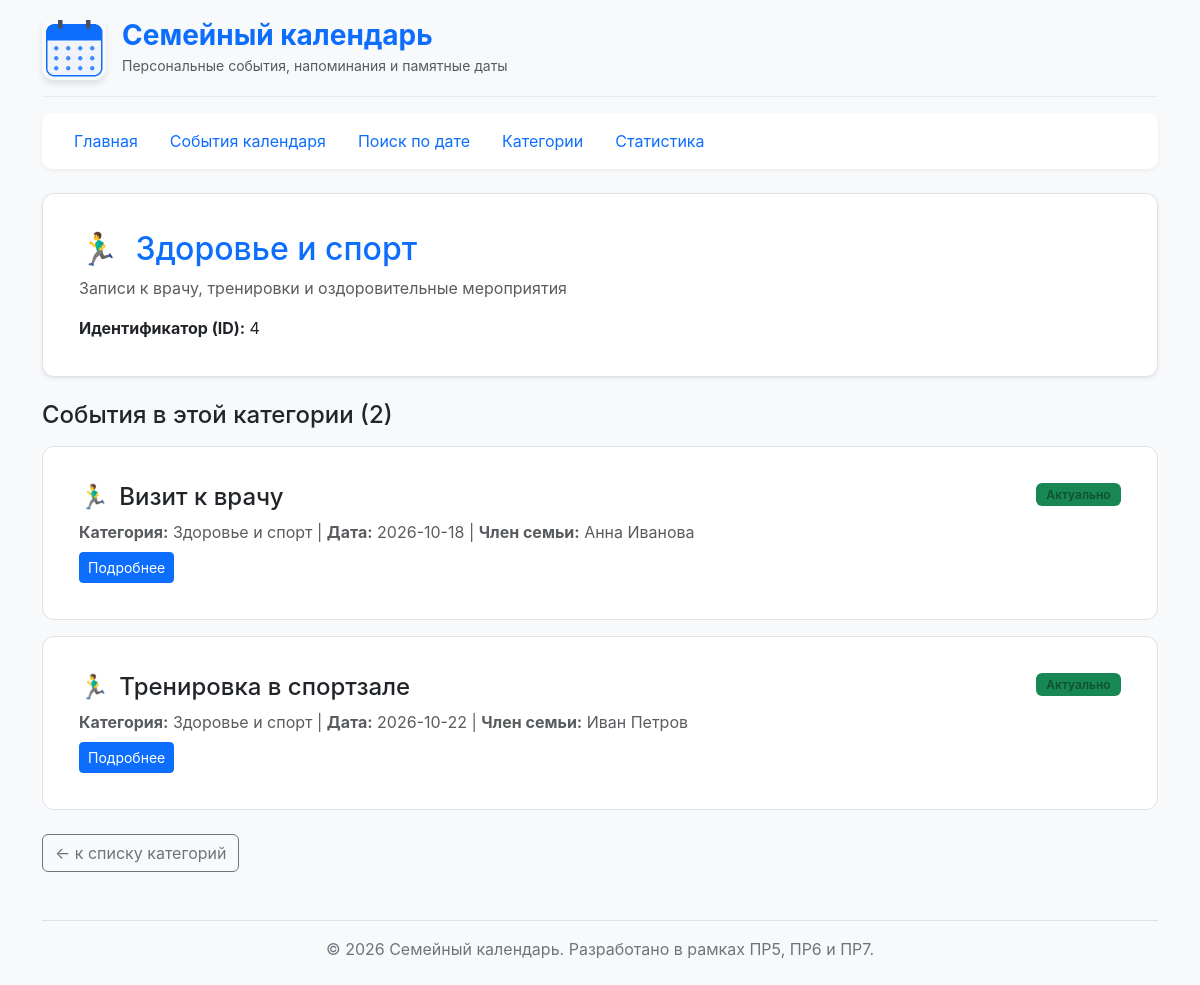
Screenshot of /categories/4/ with the database file from the repository.
### categories/views.py (the view)
# urls.py: path("<int:category_id>/", views.category_detail, name="detail"),
def category_detail(request, category_id):
    conn = get_connection()
    category = conn.execute("""
        SELECT id, name, description, icon
        FROM categories
        WHERE id = ?;
    """, [category_id]).fetchone()
    category_events = []
    if category is not None:
        category_events = conn.execute("""
            SELECT
                events.id,
                events.name,
                events.event_date,
                events.is_completed,
                categories.name AS category,
                categories.icon AS category_icon,
                users.name AS user_name
            FROM events
            JOIN categories ON events.category_id = categories.id
            JOIN users ON events.user_id = users.id
            WHERE events.category_id = ?
            ORDER BY events.event_date ASC;
        """, [category_id]).fetchall()
    conn.close()
    context = {
        "category": category,
        "events": category_events,
    }
    return render(
        request,
        "categories/category_detail.html",
        context,
        status=404 if category is None else 200,
    )

### db/database.py (called while the page is built)
def get_connection(db_path=None):
    target_path = Path(db_path) if db_path else DB_PATH
    target_path.parent.mkdir(parents=True, exist_ok=True)
    conn = sqlite3.connect(str(target_path))
    conn.execute("PRAGMA foreign_keys = ON")
    conn.row_factory = sqlite3.Row
    return conn

### categories/templates/categories/category_detail.html (shortened to what this page needs)
{% extends "base.html" %}
{% block content %}
{% if category %}
    <div class="card category-card shadow-sm mb-4">
        <div class="card-body">
            <h2 class="card-title text-primary mb-2">
                <span class="me-2">{{ category.icon }}</span>
                {{ category.name|default:"Без названия" }}
            </h2>
            <p class="card-text text-muted">
                {{ category.description }}
            </p>
            <p class="card-text">
                <strong>Идентификатор (ID):</strong> {{ category.id }}
            </p>
        </div>
    </div>
    <h4 class="mb-3">События в этой категории ({{ events|length }})</h4>
    {% if events %}
        <div class="events-list">
            {% for event in events %}
                {% include "events/includes/event_card.html" %}
            {% endfor %}
        </div>
    {% else %}
        <p class="text-muted">В данной категории пока нет активных событий.</p>
    {% endif %}
    <div class="mt-4">
        <a href="{% url 'categories:list' %}" class="btn btn-outline-secondary">
            ← к списку категорий
        </a>
    </div>
{% endif %}
{% endblock %}

### homepage/static/homepage/css/style.css (style rules this page uses)
body { min-height: 100vh; background-color: #f8f9fa; color: #212529; font-family: -apple-system, BlinkMacSystemFont, "Segoe UI", Roboto, "Helvetica Neue", Arial, sans-serif; }
.event-card, .category-card { margin-bottom: 1rem; padding: 1.25rem; border: 1px solid #dee2e6; border-radius: 12px; background-color: #ffffff; transition: transform 0.15s ease-in-out, box-shadow 0.15s ease-in-out; }

### rows the page displays
categories: name "Здоровье и спорт", description "Записи к врачу, тренировки и оздоровительные мероприятия"

### other values shown
{{ category.icon }} "🏃‍♂️"
{{ category.id }} "4"
{{ events|length }} "2"
{{ event.category_icon }} "🏃‍♂️" "🏃‍♂️"
{{ event.name|default:"Без названия" }} "Визит к врачу" "Тренировка в спортзале"
{{ event.category }} "Здоровье и спорт" "Здоровье и спорт"
{{ event.event_date }} "2026-10-18" "2026-10-22"
{{ event.user_name }} "Анна Иванова" "Иван Петров"
